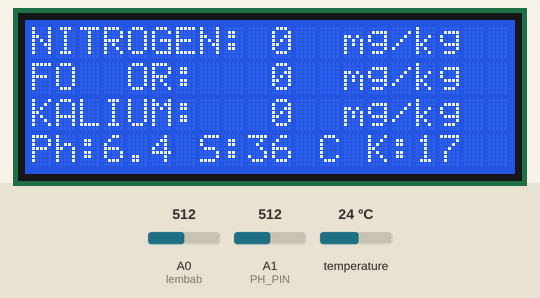
A sketch run on a simulated Arduino Uno, built for the host (arithmetic inside an expression is 32-bit, double 64-bit). On the bench: 20×4 character LCD. The test bench sets the inputs (shaded band); at power-on: temperature 24 °C, A0 (lembab) = 512, A1 (PH_PIN) = 512. What the sketch prints to the serial monitor is not drawn.

Above: at 4.3 s.
4.4 s: temperature set to 12 °C
At 11.0 s:
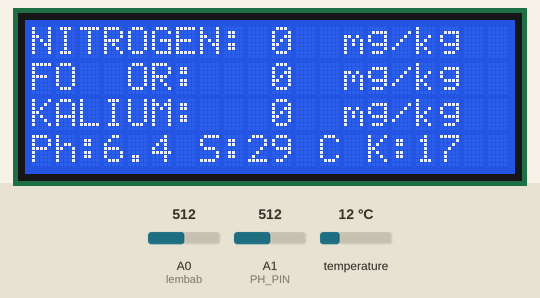
16.5 s: A0 (lembab) set to 716
At 23.49 s:
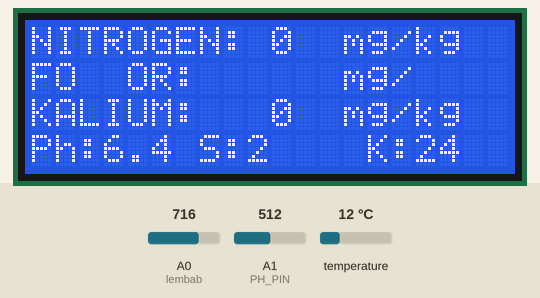
24.6 s: A1 (PH_PIN) set to 716
At 36.49 s:
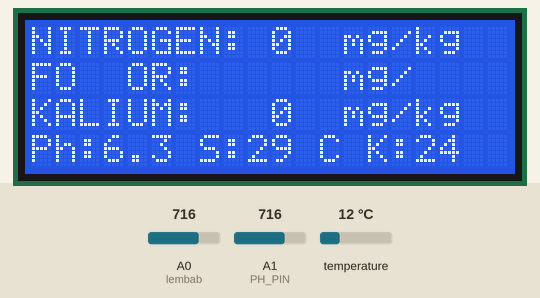
36.7 s: temperature set to 19 °C
At 44.7 s:
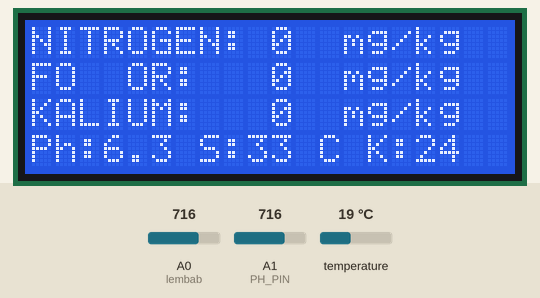
45.0 s: A0 (lembab) set to 900
At 51.0 s:
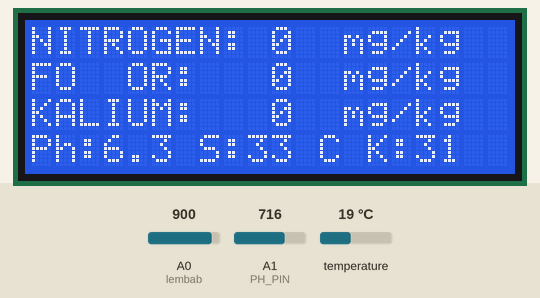
57.1 s: A1 (PH_PIN) set to 900
Timing chart, 0 to 60.1 s (numbered marks = the images above; inputs shaded):
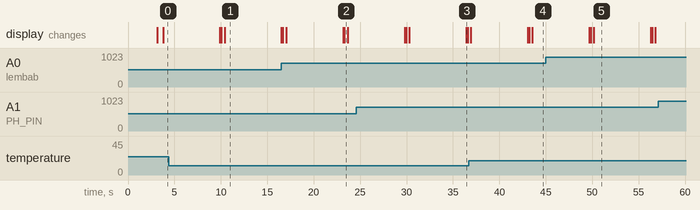

Measured:
- what the display in image 5 shows lasts 6.1 s, from 50.2 s to 56.3 s

The sketch:

Alat_Ukur_Kesuburan_Tanah.ino
```cpp
#define RE 5
#define DE 4


byte values[11];
#include <AltSoftSerial.h>
AltSoftSerial sensor;
//------------------------//
#include <Wire.h>
#include <LiquidCrystal_I2C.h>
LiquidCrystal_I2C lcd(0x27,20,4);

#define lembab A0
#define PH_PIN A1
#define DS_PIN 12
const int AirValue = 456; //558 //471
const int WaterValue = 138;  //180 //131

float kelembaban = 0;
int persen = 0;
float persen1 = 0;
int suhu = 0;
int ph1 = 0;
float tegangan = 0;
float ph = 0.0;

#include <OneWire.h>
#include <DallasTemperature.h>
#define ONE_WIRE_BUS 12
OneWire oneWire(ONE_WIRE_BUS);
DallasTemperature dallas(&oneWire);
DeviceAddress insideThermometer;

#ifdef USE_SOFTSERIAL
#include <SoftwareSerial.h>
SoftwareSerial debug(6, 7);
#endif
uint8_t selected;

#include <SimpleKalmanFilter.h>
SimpleKalmanFilter KalmanFilter1(2, 2, 0.01);
SimpleKalmanFilter KalmanFilter2(2, 2, 0.01);
SimpleKalmanFilter KalmanFilter3(2, 2, 0.01);

void setup(){
  Serial.begin(9600);
  Serial.println("LABEL,TANGGAL,Waktu,N,P,K,Suhu,Kelembaban,pH");
  dallas.begin();
  lcd.init();
  lcd.backlight();
  lcd.setCursor(0,0);
  lcd.print("     MONITORING     ");
  lcd.setCursor(0,1);
  lcd.print("   KESUBURAN TANAH  ");
  delay(2000);

  sensor.begin(4800);
  #ifdef USE_SOFTSERIAL
  debug.begin(9600);
  #endif
  pinMode(RE, OUTPUT);
  pinMode(DE, OUTPUT);
  digitalWrite(DE, LOW);
  digitalWrite(RE, LOW);
  delay(1000);
  lcd.clear();
  lcd.setCursor(0,0);
  lcd.print("NITROGEN:");
  lcd.setCursor(0,1);
  lcd.print("FOSFOR:");
  lcd.setCursor(0,2);
  lcd.print("KALIUM:");
  lcd.setCursor(0,3);
  lcd.print("Ph:");
  lcd.setCursor(7,3);
  lcd.print("S:");
  lcd.setCursor(14,3);
  lcd.print("K:");
}
float temp=0.0f;
double avg_ph= 0.0;
int cout = 0;
byte val1, val2, val3;
#define timer_wait_state 50

void loop(){
  dallas.setResolution(9);
  dallas.requestTemperatures();
  temp = dallas.getTempCByIndex(0);
  suhu = (0.5065*temp) + 23.867;
//  suhu = KalmanFilter1.updateEstimate(suhu);
  for(int i=8;i<11;i++){
      lcd.setCursor(i,1);
      lcd.print(" ");
  }

  kelembaban = analogRead(lembab);
  persen1 = kelembaban - 2,073;
  persen = abs (persen1/ - 28.589);
  for(int i=16;i<20;i++){
      lcd.setCursor(i,1);
      lcd.print(" ");
  }


  val1 = nitrogen();
  for(int j=0; j < 1000; j++){
    ((0.215*ph1)-10.337);
    delayMicroseconds(100);
  }
  for(int i=10;i<13;i++){
      lcd.setCursor(i,3);
      lcd.print(" ");
  }

  val2 = phosphorous();
  for(int j=0; j < 1000; j++){
    ((0.215*ph1)-10.337);
    delayMicroseconds(100);
  }
  for(int i=10;i<13;i++){
      lcd.setCursor(i,3);
      lcd.print(" ");
  }

  val3 = potassium();
  for(int j=0; j < 1000; j++){
    ((0.215*ph1)-10.337);
    delayMicroseconds(100);
  }
  for(int i=10;i<13;i++){
      lcd.setCursor(i,3);
      lcd.print(" ");
  }

  ph1 = analogRead(PH_PIN);
  tegangan = ph1 * (5.0 / 1023.0);
  ph = (-0.1338*tegangan) + 6.7775;//avg_ph/6000.0;
//  ph = KalmanFilter3.updateEstimate(ph);
  for(int i=2;i<4;i++){
      lcd.setCursor(i,1);
      lcd.print(" ");
  }

  lcd.setCursor(16,3);
  lcd.print(persen);
  lcd.setCursor(9,3);
  lcd.print(suhu);
  lcd.setCursor(12,3);
  lcd.print("C");
  lcd.setCursor(10,0);
  lcd.print(val1);
  lcd.setCursor(13,0);
  lcd.print("mg/kg");
  lcd.setCursor(10,1);
  lcd.print(val2);
  lcd.setCursor(13,1);
  lcd.print("mg/kg");
  lcd.setCursor(10,2);
  lcd.print(val3);
  lcd.setCursor(13,2);
  lcd.print("mg/kg");
  lcd.setCursor(3,3);
  lcd.print(ph,1);
  Serial.print("DATA, DATE, TIME,");
  Serial.print(val1);
  Serial.print(",");
  Serial.print(val2);
  Serial.print(",");
  Serial.print(val3);
  Serial.print(",");
  Serial.print(suhu);
  Serial.print(",");
  Serial.print(persen);
  Serial.print(",");
  Serial.print(ph,1);
  Serial.println();
  delay(6000);
}

//------------
const byte nitro[]  = { 0x01, 0x03, 0x00, 0x1e, 0x00, 0x01, 0xe4, 0x0c };
const byte phos[]   = { 0x01, 0x03, 0x00, 0x1f, 0x00, 0x01, 0xb5, 0xcc };
const byte kal[]    = { 0x01, 0x03, 0x00, 0x20, 0x00, 0x01, 0x85, 0xc0 };
const byte phcode[]     = {0x01,0x03,0x00,0x06,0x00,0x01,0x64,0x0B};
const byte thcode[]     = {0x01,0x03,0x00,0x12,0x00,0x02,0x64,0x0E};


byte phvalue[11];
float PH(){
  boolean b;
  sensor.flushInput();
  digitalWrite(DE, HIGH);
  digitalWrite(RE, HIGH);
  delay(1);
  for (uint8_t i = 0; i < sizeof(thcode); i++) sensor.write(thcode[i]);
  sensor.flush();
  digitalWrite(DE, LOW);
  digitalWrite(RE, LOW);
  delay(30);
  if(sensor.available()>0){
     int i = 0;
     delay(10);
     Serial.print("Response :: ");
     while(sensor.available()>0){
     //for(byte i = 0; i < 7; i++){
         //phvalue[i] = sensor.read();
         Serial.print(sensor.read(),HEX);Serial.print(" ");
         i++;
     }
     if(phvalue[0]== 0x01 && phvalue[1]== 0x03 && phvalue[2]== 0x02){
        b = true;
     }
     Serial.println();
  }
  return (((phvalue[3] * 256.0) + phvalue[4])/100);
}

byte nitrogen(){
  sensor.flushInput();
  digitalWrite(DE, HIGH);
  digitalWrite(RE, HIGH);
  delay(1);
  for (uint8_t i = 0; i < sizeof(nitro); i++) sensor.write(nitro[i]);
  sensor.flush();
  digitalWrite(DE, LOW);
  digitalWrite(RE, LOW);
  delay(timer_wait_state);
  for (byte i = 0; i < 7; i++)
  {
    values[i] = sensor.read();
  }
  if(values[0]==0x01 && values[1]==0x03 && values[2]==0x02){ // && values[5]==0xb9 && values[6]==0x9c){
    return values[4];
  } else {
    return val1;
  }
}

byte phosphorous(){
  sensor.flushInput();
  digitalWrite(DE, HIGH);
  digitalWrite(RE, HIGH);
  delay(1);
  for (uint8_t i = 0; i < sizeof(phos); i++) sensor.write(phos[i]);
  sensor.flush();
  digitalWrite(DE, LOW);
  digitalWrite(RE, LOW);
  delay(timer_wait_state);
  for (byte i = 0; i < 7; i++)
  {
    values[i] = sensor.read();
  }
  if(values[0]==0x01 && values[1]==0x03 && values[2]==0x02){ //&& values[5]==0xb9 && values[6]==0x9c){
    return values[4];
  } else {
    return val2;
  }
}

byte potassium(){
  sensor.flushInput();
  digitalWrite(DE, HIGH);
  digitalWrite(RE, HIGH);
  delay(1);
  for (uint8_t i = 0; i < sizeof(kal); i++) sensor.write(kal[i]);
  sensor.flush();
  digitalWrite(DE, LOW);
  digitalWrite(RE, LOW);
  delay(timer_wait_state);
  for (byte i = 0; i < 7; i++)
  {
    values[i] = sensor.read();
  }
  if(values[0]==0x01 && values[1]==0x03 && values[2]==0x02){ //&& values[5]==0x79 && values[6]==0x9f){
    return values[4];
  } else {
    return val3;
  }
}
```
